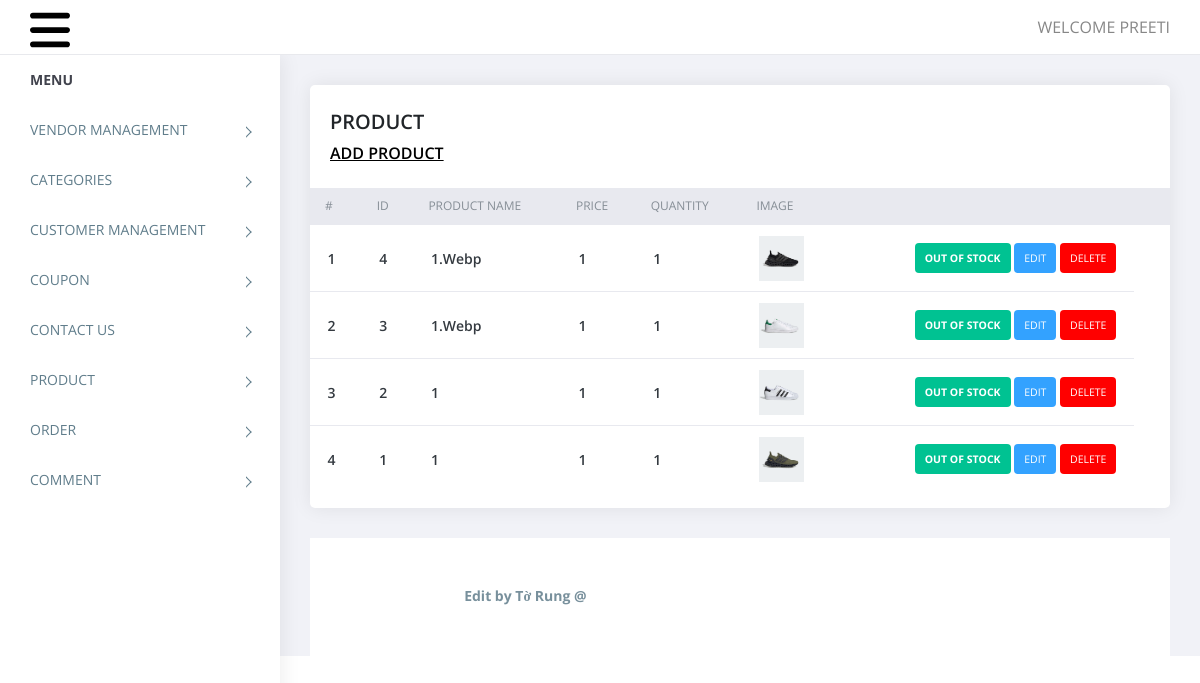
/admin/product.php (signed in), run on the app's committed database.
### tables this page shows
CREATE TABLE `product` (
  `id` int(11) NOT NULL,
  `productname` varchar(50) NOT NULL,
  `price` int(11) NOT NULL,
  `quantity` int(11) NOT NULL,
  `title` varchar(60) NOT NULL,
  `description` varchar(225) NOT NULL,
  `image` varchar(225) NOT NULL,
  `categories` varchar(225) NOT NULL
);

### admin/product.php (the view, shortened to what this page needs)
<?php
require('top.inc.php');
$sql="select * from product order by id desc";
$res=mysqli_query($con,$sql);
?>
<div class="content pb-0">
	<div class="orders">
	   <div class="row">
		  <div class="col-xl-12">
			 <div class="card">
				<div class="card-body">
				   <h4 class="box-title">PRODUCT </h4>
                   <h4 class="box-link"><a href="manage_product.php">ADD PRODUCT</a> </h4>
				</div>
				<div class="card-body--">
				   <div class="table-stats order-table ov-h">
					  <table class="table ">
						 <thead>
							<tr>
							   <th class="serial">#</th>
							   <th>ID</th>
							   <th>Product Name</th>
							   <th>Price</th>
							   <th>Quantity</th>
						       <th>Image</th>
                               <th></th><th></th>
							</tr>
						 </thead>
						 <tbody>
							<?php
							$i=1;
							while($row=mysqli_fetch_assoc($res)){?>
							<tr>
							   <td class="serial"><?php echo $i++?></td>
							   <td><?php echo $row['id']?></td>
							   <td><?php echo $row['productname']?></td>
							   <td><?php echo $row['price']?></td>
							   <td><?php echo $row['quantity']?></td>
                               <td><img src="imgproduct/<?php echo $row['image']?>" alt=""></td>
							   <td>
								<?php
								if($row['quantity']>=1){
									echo "<span class='badge badge-complete'><b>Out of stock</b></span>&nbsp;";
								}else{
									echo "<span class='badge badge-pending'><b>Stoking</b></span>&nbsp;";
								}
                                echo "<span class='badge badge-edit'><a href='manage_product.php?id=".$row['id']."'>Edit</a></span>&nbsp;";
								echo "<span class='badge badge-delete'><a href='?type=delete&id=".$row['id']."'>Delete</a></span>";
								?>
							   </td>
							</tr>
							<?php } ?>
						 </tbody>
					  </table>
				   </div>
				</div>
			 </div>
		  </div>
	   </div>
	</div>
</div>
<?php
require('footer.inc.php');
?>

### admin/assets/css/style.css (style rules this page uses)
body { display: table; font-family: open sans, sans-serif; font-size: 16px; width: 100% }
a, button { text-decoration: none; outline: none !important; color: #878787; -webkit-transition: all .25s ease; transition: all .25s ease }
h1, h2, h3, h4, h5, h6 { margin: 0 }
img { max-width: 100% }
.pb-0 { padding-bottom: 0 }
.ov-h { overflow: hidden }
.order-table { position: relative }
.order-table:after, .order-table:before { content: ""; position: absolute; top: 0; height: 37px; width: 10px; background: #e8e9ef }
.order-table:after { right: -1px }
.order-table:before { left: -1px }
.order-table tr th { background: #e8e9ef }
.order-table tr td:last-child, .order-table tr th:last-child { text-align: right }
.order-table tr:last-child td { border: none }
.order-table .badge { color: #fff; padding: 10px; text-transform: uppercase; font-weight: 400 }
.order-table .badge-complete { background: #00c292 }
.order-table .badge-delete { background: #FF0000 }
.order-table .badge-edit { background: #33A2FF }
.content { float: left; padding: 1.875em; width: 100% }
.card { margin-bottom: 1.875em; border-radius: 5px; padding: 0; border: 0 solid transparent; -webkit-box-shadow: 0 0 20px rgba(0, 0, 0, .08); box-shadow: 0 0 20px rgba(0, 0, 0, .08) }
.card .box-title { font-weight: 600; font-size: 20px; padding: 5px 0 }
.card .card-body { float: left; padding: 1.25em; position: relative; width: 100% }
.card h4 { font-size: 1.1rem }
.table-stats table { font-family: open sans }
.table-stats table th, .table-stats table td { border: none; border-bottom: 1px solid #e8e9ef; color: #868e96; font-size: 12px; font-weight: 400; padding: .75em 1.25em; text-transform: uppercase }
.table-stats table th img, .table-stats table td img { margin-right: 10px; max-width: 45px }
.table-stats table td { color: #343a40; font-size: 14px; font-weight: 600; text-transform: capitalize; vertical-align: middle }
@media (max-width:1368px) { .card-body { padding: 15px } }
.card .box-link { font-weight: 600; font-size: 16px; padding: 5px 0 }
.card .box-link a { color: #000; text-decoration: underline; }
.badge a { color: #fff; }

### data on the page
product: id "4", productname "1.webp", price "1", quantity "1", image (picture), shows "OUT OF STOCK"
product: id "3", productname "1.webp", price "1", quantity "1", image (picture), shows "OUT OF STOCK"
product: id "2", productname "1", price "1", quantity "1", image (picture), shows "OUT OF STOCK"
product: id "1", productname "1", price "1", quantity "1", image (picture), shows "OUT OF STOCK"

### other printed values
$_SESSION['ADMIN_USERNAME'] "PREETI"
